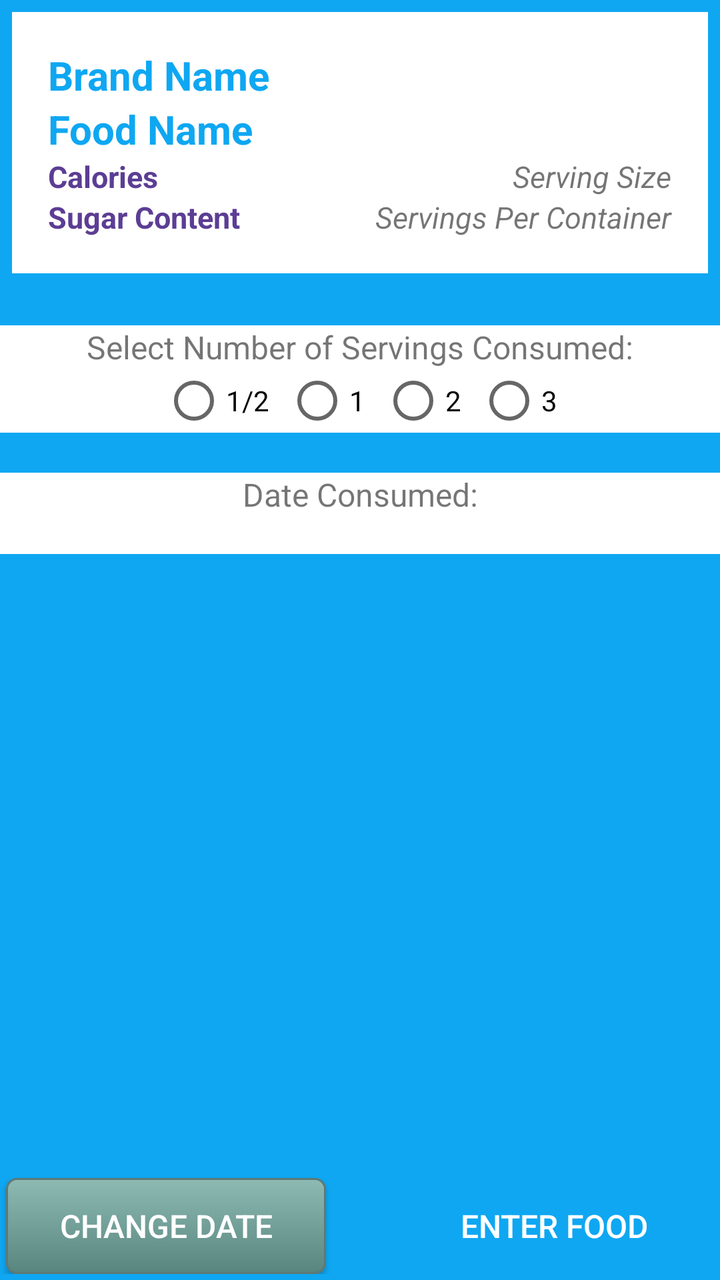
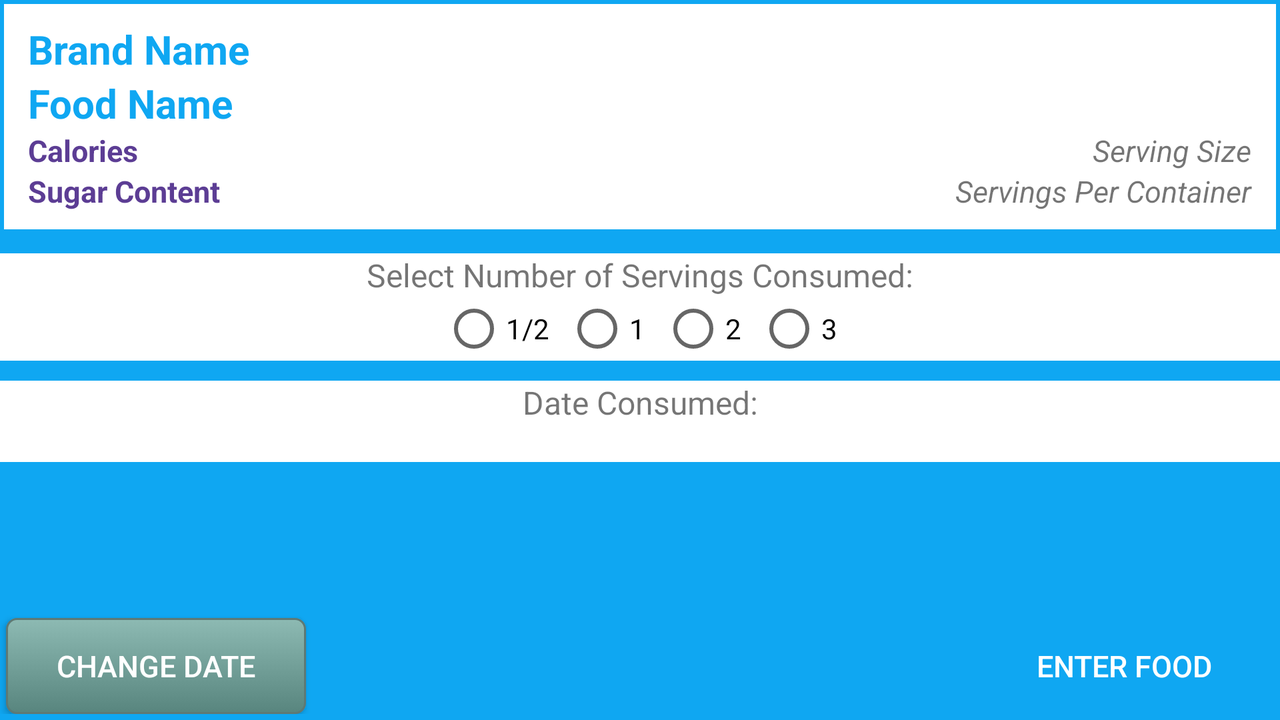

Two renders of one Android screen. The first uses the default layout on a phone; the second uses the alternative layout the repository ships for a different screen configuration, on a matching device. The two XML files are below.
<!-- AndroidManifest.xml: application theme AppTheme -->
<!-- res/layout/fragment_food_detail.xml -->
<FrameLayout xmlns:android="http://schemas.android.com/apk/res/android"
    xmlns:tools="http://schemas.android.com/tools"
    android:layout_width="match_parent"
    android:layout_height="match_parent"
    tools:context="com.example.guest.sugarcrash.ui.FoodDetailFragment">

    <LinearLayout
        android:orientation="vertical"
        android:layout_width="match_parent"
        android:layout_height="wrap_content"
        android:background="@color/colorPrimary">

    <LinearLayout xmlns:android="http://schemas.android.com/apk/res/android"
        android:orientation="vertical"
        android:layout_width="match_parent"
        android:layout_height="wrap_content"
        android:background="#ffffff"
        android:padding="8dp"
        android:layout_margin="6dp">

        <RelativeLayout
            android:layout_width="match_parent"
            android:layout_height="wrap_content"
            android:background="@android:color/white"
            android:paddingTop="10dp"
            android:paddingLeft="10dp"
            android:paddingRight="10dp"
            android:paddingBottom="10dp">

            <TextView
                android:layout_width="wrap_content"
                android:layout_height="wrap_content"
                android:text="Brand Name"
                android:id="@+id/brandNameTextView"
                android:layout_alignParentLeft="true"
                android:layout_alignParentStart="true"
                android:textSize="20sp"
                android:textColor="@color/colorPrimary"
                android:textStyle="bold" />

            <TextView
                android:layout_width="wrap_content"
                android:layout_height="wrap_content"
                android:text="Food Name"
                android:id="@+id/foodNameTextView"
                android:layout_alignParentLeft="true"
                android:layout_alignParentStart="true"
                android:layout_below="@+id/brandNameTextView"
                android:textSize="20sp"
                android:textColor="@color/colorPrimary"
                android:textStyle="bold" />

            <LinearLayout
                android:orientation="horizontal"
                android:layout_width="match_parent"
                android:layout_height="wrap_content"
                android:layout_below="@+id/foodNameTextView">

                <LinearLayout
                    android:orientation="vertical"
                    android:layout_width="0dp"
                    android:layout_weight="1"
                    android:background="#ffffff"
                    android:layout_height="wrap_content">
                    <TextView
                        android:layout_width="wrap_content"
                        android:layout_height="wrap_content"
                        android:text="Calories"
                        android:textSize="@dimen/nutrition_font_size"
                        android:id="@+id/caloriesTextView"
                        android:layout_below="@+id/foodNameTextView"
                        android:layout_alignParentLeft="true"
                        android:layout_alignParentStart="true"
                        android:textColor="@color/colorAccent"
                        android:textStyle="bold"
                        />

                    <TextView
                        android:layout_width="wrap_content"
                        android:layout_height="wrap_content"
                        android:text="Sugar Content"
                        android:id="@+id/sugarTextView"
                        android:textSize="@dimen/nutrition_font_size"
                        android:layout_below="@+id/caloriesTextView"
                        android:layout_alignParentLeft="true"
                        android:layout_alignParentStart="true"
                        android:textColor="@color/colorAccent"
                        android:textStyle="bold"
                        />
                </LinearLayout>
                <LinearLayout
                    android:orientation="vertical"
                    android:layout_width="0dp"
                    android:layout_weight="1"
                    android:background="#ffffff"
                    android:layout_height="wrap_content">

                <TextView
                    android:layout_width="wrap_content"
                    android:layout_height="wrap_content"
                    android:text="Serving Size"
                    android:id="@+id/servingSizeTextView"
                    android:layout_alignTop="@+id/caloriesTextView"
                    android:layout_alignParentRight="true"
                    android:textSize="@dimen/nutrition_font_size"
                    android:layout_alignParentEnd="true"
                    android:textStyle="italic"
                    android:layout_gravity="right" />

                <TextView
                    android:layout_width="wrap_content"
                    android:layout_height="wrap_content"
                    android:text="Servings Per Container"
                    android:id="@+id/servingsPerContainerTextView"
                    android:layout_alignTop="@+id/sugarTextView"
                    android:layout_alignParentRight="true"
                    android:textSize="@dimen/nutrition_font_size"
                    android:layout_alignParentEnd="true"
                    android:textStyle="italic"
                    android:layout_gravity="right" />
                </LinearLayout>



            </LinearLayout>

        </RelativeLayout>
        </LinearLayout>

        <RelativeLayout
            android:layout_width="match_parent"
            android:layout_height="match_parent"
            android:paddingBottom="3dp">

            <LinearLayout
                android:orientation="vertical"
                android:layout_width="match_parent"
                android:layout_height="wrap_content"
                android:layout_alignParentTop="true"
                android:layout_alignParentLeft="true"
                android:layout_alignParentStart="true"
                android:id="@+id/radioGroupLayout"
                android:paddingLeft="0dp"
                android:paddingTop="20dp"
                android:paddingBottom="20dp"
                android:paddingRight="0dp">

                <TextView
                    android:layout_width="match_parent"
                    android:layout_height="wrap_content"
                    android:text="Select Number of Servings Consumed:"
                    android:background="#ffffff"
                    android:layout_gravity="center_horizontal"
                    android:id="@+id/servingAmountTextView"
                    android:textSize="16sp"
                    android:gravity="center" />

                <RadioGroup xmlns:android="http://schemas.android.com/apk/res/android"
                    android:layout_width="match_parent"
                    android:layout_height="wrap_content"
                    android:id="@+id/servingsRadioGroup"
                    android:orientation="horizontal"
                    android:background="#ffffff"
                    android:layout_gravity="center_horizontal"
                    android:gravity="center">

                    <RadioButton android:id="@+id/halfRadio"
                        android:layout_width="wrap_content"
                        android:layout_height="wrap_content"
                        android:text="@string/half"
                        android:layout_marginRight="8dp"/>

                    <RadioButton android:id="@+id/oneRadio"
                        android:layout_width="wrap_content"
                        android:layout_height="wrap_content"
                        android:text="@string/one"
                        android:layout_marginRight="8dp"/>

                    <RadioButton android:id="@+id/twoRadio"
                        android:layout_width="wrap_content"
                        android:layout_height="wrap_content"
                        android:text="@string/two"
                        android:layout_marginRight="8dp"/>

                    <RadioButton android:id="@+id/threeRadio"
                        android:layout_width="wrap_content"
                        android:layout_height="wrap_content"
                        android:text="@string/three"/>
                </RadioGroup>

            </LinearLayout>
            <TextView
                android:layout_width="match_parent"
                android:layout_height="wrap_content"
                android:id="@+id/currentDateTextView"
                android:text="@string/dateConsumed"
                android:background="#ffffff"
                android:textSize="16sp"
                android:gravity="center"
                android:layout_below="@+id/radioGroupLayout"
                android:layout_alignParentLeft="true"
                android:layout_alignParentStart="true" />

            <Button
                android:layout_width="160dp"
                android:layout_height="wrap_content"
                android:text="Change Date"
                android:id="@+id/datePickerButton"
                android:background="@drawable/mybutton"
                android:textColor="@android:color/white"
                android:layout_gravity="center_horizontal"
                android:textSize="16sp"
                android:layout_alignParentBottom="true"
                android:layout_alignParentLeft="true"
                android:layout_above="@+id/saveFoodButton"
                android:layout_centerHorizontal="true"
                android:layout_margin="3dp"/>

            <Button
                android:layout_width="160dp"
                android:layout_height="wrap_content"
                android:text="Enter Food"
                android:id="@+id/saveFoodButton"
                android:layout_alignParentBottom="true"
                android:layout_alignParentRight="true"
                android:background="@drawable/foodbutton"
                android:textColor="@android:color/white"
                android:textSize="16sp"
                android:layout_margin="3dp" />
        </RelativeLayout>
    </LinearLayout>
</FrameLayout>
<!-- resources referenced by this layout -->
<resources>
  <color name="colorAccent">#5c3d94</color>
  <color name="colorPrimary">#0fa7f2</color>
  <dimen name="nutrition_font_size">15sp</dimen>
  <!-- drawable mybutton (drawable) -->
  <?xml version="1.0" encoding="utf-8"?>
  <selector xmlns:android="http://schemas.android.com/apk/res/android">
      <item android:state_pressed="true" >
          <shape android:shape="rectangle"  >
              <corners android:radius="5dip" />
              <stroke android:width="1dip" android:color="#5e7974" />
              <gradient android:angle="-90" android:startColor="#345953" android:endColor="#689a92"  />
          </shape>
      </item>
      <item android:state_focused="true">
          <shape android:shape="rectangle"  >
              <corners android:radius="5dip" />
              <stroke android:width="1dip" android:color="#5e7974" />
              <solid android:color="#58857e"/>
          </shape>
      </item>
      <item >
          <shape android:shape="rectangle"  >
              <corners android:radius="5dip" />
              <stroke android:width="1dip" android:color="#5e7974" />
              <gradient android:angle="-90" android:startColor="#8dbab3" android:endColor="#58857e" />
          </shape>
      </item>
  </selector>
  <string name="dateConsumed">Date Consumed:\n</string>
  <string name="half">1/2</string>
  <string name="one">1</string>
  <string name="three">3</string>
  <string name="two">2</string>
  <style name="AppTheme" parent="Theme.AppCompat.Light.DarkActionBar">
          
          <item name="colorPrimary">@color/colorPrimary</item>
          <item name="colorPrimaryDark">@color/colorPrimaryDark</item>
          <item name="colorAccent">@color/colorAccent</item>
      </style>
  <color name="colorPrimaryDark">#f3731f</color>
</resources>
<!-- res/layout-land/fragment_food_detail.xml (the repository's variant of the layout above) -->
<!-- drawn on the phone turned sideways -->
<?xml version="1.0" encoding="utf-8"?>
<LinearLayout xmlns:android="http://schemas.android.com/apk/res/android"
    android:orientation="vertical" android:layout_width="match_parent"
    android:layout_height="match_parent">
    <FrameLayout xmlns:android="http://schemas.android.com/apk/res/android"
        xmlns:tools="http://schemas.android.com/tools"
        android:layout_width="match_parent"
        android:layout_height="match_parent"
        tools:context="com.epicodus.guest.sugarcrash.ui.FoodDetailFragment">

        <LinearLayout
            android:orientation="vertical"
            android:layout_width="match_parent"
            android:layout_height="wrap_content"
            android:background="@color/colorPrimary">

            <LinearLayout xmlns:android="http://schemas.android.com/apk/res/android"
                android:orientation="vertical"
                android:layout_width="match_parent"
                android:layout_height="wrap_content"
                android:background="#ffffff"
                android:padding="4dp"
                android:layout_margin="2dp">

                <RelativeLayout
                    android:layout_width="match_parent"
                    android:layout_height="wrap_content"
                    android:background="@android:color/white"
                    android:paddingTop="5dp"
                    android:paddingLeft="8dp"
                    android:paddingRight="8dp"
                    android:paddingBottom="5dp">

                    <TextView
                        android:layout_width="wrap_content"
                        android:layout_height="wrap_content"
                        android:text="Brand Name"
                        android:id="@+id/brandNameTextView"
                        android:layout_alignParentLeft="true"
                        android:layout_alignParentStart="true"
                        android:textSize="20sp"
                        android:textColor="@color/colorPrimary"
                        android:textStyle="bold" />

                    <TextView
                        android:layout_width="wrap_content"
                        android:layout_height="wrap_content"
                        android:text="Food Name"
                        android:id="@+id/foodNameTextView"
                        android:layout_alignParentLeft="true"
                        android:layout_alignParentStart="true"
                        android:layout_below="@+id/brandNameTextView"
                        android:textSize="20sp"
                        android:textColor="@color/colorPrimary"
                        android:textStyle="bold" />

                    <LinearLayout
                        android:orientation="horizontal"
                        android:layout_width="match_parent"
                        android:layout_height="wrap_content"
                        android:layout_below="@+id/foodNameTextView">

                        <LinearLayout
                            android:orientation="vertical"
                            android:layout_width="0dp"
                            android:layout_weight="1"
                            android:background="#ffffff"
                            android:layout_height="wrap_content">
                            <TextView
                                android:layout_width="wrap_content"
                                android:layout_height="wrap_content"
                                android:text="Calories"
                                android:textSize="@dimen/nutrition_font_size"
                                android:id="@+id/caloriesTextView"
                                android:layout_below="@+id/foodNameTextView"
                                android:layout_alignParentLeft="true"
                                android:layout_alignParentStart="true"
                                android:textColor="@color/colorAccent"
                                android:textStyle="bold"
                                />

                            <TextView
                                android:layout_width="wrap_content"
                                android:layout_height="wrap_content"
                                android:text="Sugar Content"
                                android:id="@+id/sugarTextView"
                                android:textSize="@dimen/nutrition_font_size"
                                android:layout_below="@+id/caloriesTextView"
                                android:layout_alignParentLeft="true"
                                android:layout_alignParentStart="true"
                                android:textColor="@color/colorAccent"
                                android:textStyle="bold"
                                />
                        </LinearLayout>
                        <LinearLayout
                            android:orientation="vertical"
                            android:layout_width="0dp"
                            android:layout_weight="1"
                            android:background="#ffffff"
                            android:layout_height="wrap_content">

                            <TextView
                                android:layout_width="wrap_content"
                                android:layout_height="wrap_content"
                                android:text="Serving Size"
                                android:id="@+id/servingSizeTextView"
                                android:layout_alignTop="@+id/caloriesTextView"
                                android:layout_alignParentRight="true"
                                android:textSize="@dimen/nutrition_font_size"
                                android:layout_alignParentEnd="true"
                                android:textStyle="italic"
                                android:layout_gravity="right" />

                            <TextView
                                android:layout_width="wrap_content"
                                android:layout_height="wrap_content"
                                android:text="Servings Per Container"
                                android:id="@+id/servingsPerContainerTextView"
                                android:layout_alignTop="@+id/sugarTextView"
                                android:layout_alignParentRight="true"
                                android:textSize="@dimen/nutrition_font_size"
                                android:layout_alignParentEnd="true"
                                android:textStyle="italic"
                                android:layout_gravity="right" />
                        </LinearLayout>



                    </LinearLayout>

                </RelativeLayout>
            </LinearLayout>

            <RelativeLayout
                android:layout_width="match_parent"
                android:layout_height="match_parent"
                android:paddingBottom="3dp">

                <LinearLayout
                    android:orientation="vertical"
                    android:layout_width="match_parent"
                    android:layout_height="wrap_content"
                    android:layout_alignParentTop="true"
                    android:layout_alignParentLeft="true"
                    android:layout_alignParentStart="true"
                    android:id="@+id/radioGroupLayout"
                    android:paddingLeft="0dp"
                    android:paddingTop="10dp"
                    android:paddingBottom="10dp"
                    android:paddingRight="0dp">

                    <TextView
                        android:layout_width="match_parent"
                        android:layout_height="wrap_content"
                        android:text="Select Number of Servings Consumed:"
                        android:background="#ffffff"
                        android:layout_gravity="center_horizontal"
                        android:id="@+id/servingAmountTextView"
                        android:textSize="16sp"
                        android:gravity="center" />

                    <RadioGroup xmlns:android="http://schemas.android.com/apk/res/android"
                        android:layout_width="match_parent"
                        android:layout_height="wrap_content"
                        android:id="@+id/servingsRadioGroup"
                        android:orientation="horizontal"
                        android:background="#ffffff"
                        android:layout_gravity="center_horizontal"
                        android:gravity="center">

                        <RadioButton android:id="@+id/halfRadio"
                            android:layout_width="wrap_content"
                            android:layout_height="wrap_content"
                            android:text="@string/half"
                            android:layout_marginRight="8dp"/>

                        <RadioButton android:id="@+id/oneRadio"
                            android:layout_width="wrap_content"
                            android:layout_height="wrap_content"
                            android:text="@string/one"
                            android:layout_marginRight="8dp"/>

                        <RadioButton android:id="@+id/twoRadio"
                            android:layout_width="wrap_content"
                            android:layout_height="wrap_content"
                            android:text="@string/two"
                            android:layout_marginRight="8dp"/>

                        <RadioButton android:id="@+id/threeRadio"
                            android:layout_width="wrap_content"
                            android:layout_height="wrap_content"
                            android:text="@string/three"/>
                    </RadioGroup>

                </LinearLayout>
                <TextView
                    android:layout_width="match_parent"
                    android:layout_height="wrap_content"
                    android:id="@+id/currentDateTextView"
                    android:text="@string/dateConsumed"
                    android:background="#ffffff"
                    android:textSize="16sp"
                    android:gravity="center"
                    android:layout_below="@+id/radioGroupLayout"
                    android:layout_alignParentLeft="true"
                    android:layout_alignParentStart="true" />

                <Button
                    android:layout_width="150dp"
                    android:layout_height="wrap_content"
                    android:text="Change Date"
                    android:id="@+id/datePickerButton"
                    android:background="@drawable/mybutton"
                    android:textColor="@android:color/white"
                    android:layout_alignParentBottom="true"
                    android:layout_alignParentLeft="true"
                    android:layout_above="@+id/saveFoodButton"
                    android:layout_centerHorizontal="true"
                    android:textSize="15sp"
                    android:layout_margin="3dp"/>

                <Button
                    android:layout_width="150dp"
                    android:layout_height="wrap_content"
                    android:text="Enter Food"
                    android:id="@+id/saveFoodButton"
                    android:layout_alignParentBottom="true"
                    android:layout_alignParentRight="true"
                    android:background="@drawable/foodbutton"
                    android:textColor="@android:color/white"
                    android:textSize="15sp"
                    android:layout_margin="3dp" />
            </RelativeLayout>
        </LinearLayout>
    </FrameLayout>

</LinearLayout>
